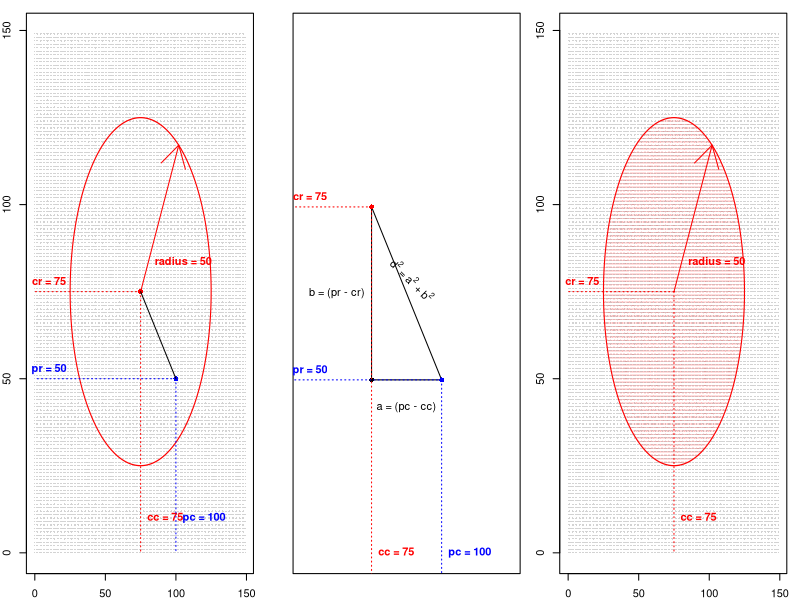

R code for this plot:


width = 150
height = 150
r = 50
cx = 75
cy = 75
px = 100
py = 50

cxx = cx + r * sin(seq(0, 360, 0.1))
cyy = cy + r * cos(seq(0, 360, 0.1))

d = expand.grid(0:(height-1), 0:(width-1))

png("1. Digital images/illustrations/circle.png", width = 3 * 900, height = 3 * 300, res = 300)
par(mar = c(2, 2, 1, 1), mfrow = c(1, 3))
plot(d, col = "lightgray", pch = 16, cex = 0.25)
points(cx, cy, col = "red", pch = 16)
lines(cxx, cyy, col = "red")
arrows(cx, cy, cx + r * cos(1), cy + r * sin(1), col = "red")
segments(cx, cy, 0, cy, lty = 3, col = "red")
segments(cx, cy, cx, 0, lty = 3, col = "red")
text(cx, 10, paste0("cc = ", cx), col = "red", pos = 4, font = 2)
text(10, cy, paste0("cr = ", cy), col = "red", pos = 3, font = 2)
text(cx + 0.2 * r * cos(1), cy + 0.2 * r * sin(1), paste0("radius = ", r), col = "red", pos = 4, font = 2)

points(px, py, col = "blue", pch = 16)
segments(px, py, 0, py, lty = 3, col = "blue")
segments(px, py, px, 0, lty = 3, col = "blue")
text(px, 10, paste0("pc = ", px), col = "blue", pos = 4, font = 2)
text(10, py, paste0("pr = ", py), col = "blue", pos = 3, font = 2)

segments(cx, cy, px, py)

plot(0, type = "n", xaxt = "n", yaxt = "n", xlim = c(cx - r/2, cx + r), ylim = c(cy - r, cy + r/2))

segments(cx, cy, px, py)
segments(cx, py, px, py)
segments(cx, cy, cx, py)

points(cx, cy, col = "red", pch = 16)
points(cx, py, col = "black", pch = 16)

segments(cx, cy, 0, cy, lty = 3, col = "red")
segments(cx, cy, cx, 0, lty = 3, col = "red")
text(cx, cy - r, paste0("cc = ", cx), col = "red", pos = 4, font = 2)
text(cx - r/2 + 3, cy, paste0("cr = ", cy), col = "red", pos = 3, font = 2)

points(px, py, col = "blue", pch = 16)
segments(px, py, 0, py, lty = 3, col = "blue")
segments(px, py, px, 0, lty = 3, col = "blue")
text(px, cy - r, paste0("pc = ", px), col = "blue", pos = 4, font = 2)
text(cx - r/2 + 3, py, paste0("pr = ", py), col = "blue", pos = 3, font = 2)

text(mean(c(px, cx)), py - 4, "a = (pc - cc)")
text(cx, mean(c(py, cy)), "b = (pr - cr)", pos = 2)
text(mean(c(cx, px)) + 2, mean(c(py, cy)) + 2, bquote(paste(d^2, " = ", a^2, " + ", b^2)), srt = -45)




plot(d, col = "lightgray", pch = 16, cex = 0.25)
points(cx, cy, col = "red", pch = 16, cex = 0.25)
lines(cxx, cyy, col = "red")
arrows(cx, cy, cx + r * cos(1), cy + r * sin(1), col = "red")
segments(cx, cy, 0, cy, lty = 3, col = "red")
segments(cx, cy, cx, 0, lty = 3, col = "red")
text(cx, 10, paste0("cc = ", cx), col = "red", pos = 4, font = 2)
text(10, cy, paste0("cr = ", cy), col = "red", pos = 3, font = 2)
text(cx + 0.2 * r * cos(1), cy + 0.2 * r * sin(1), paste0("radius = ", r), col = "red", pos = 4, font = 2)

points(subset(d, I((Var1 - cy)^2) + I((Var2 - cx)^2) < r^2), col = "#ff000020", pch = 16, cex = 0.4)
dev.off()